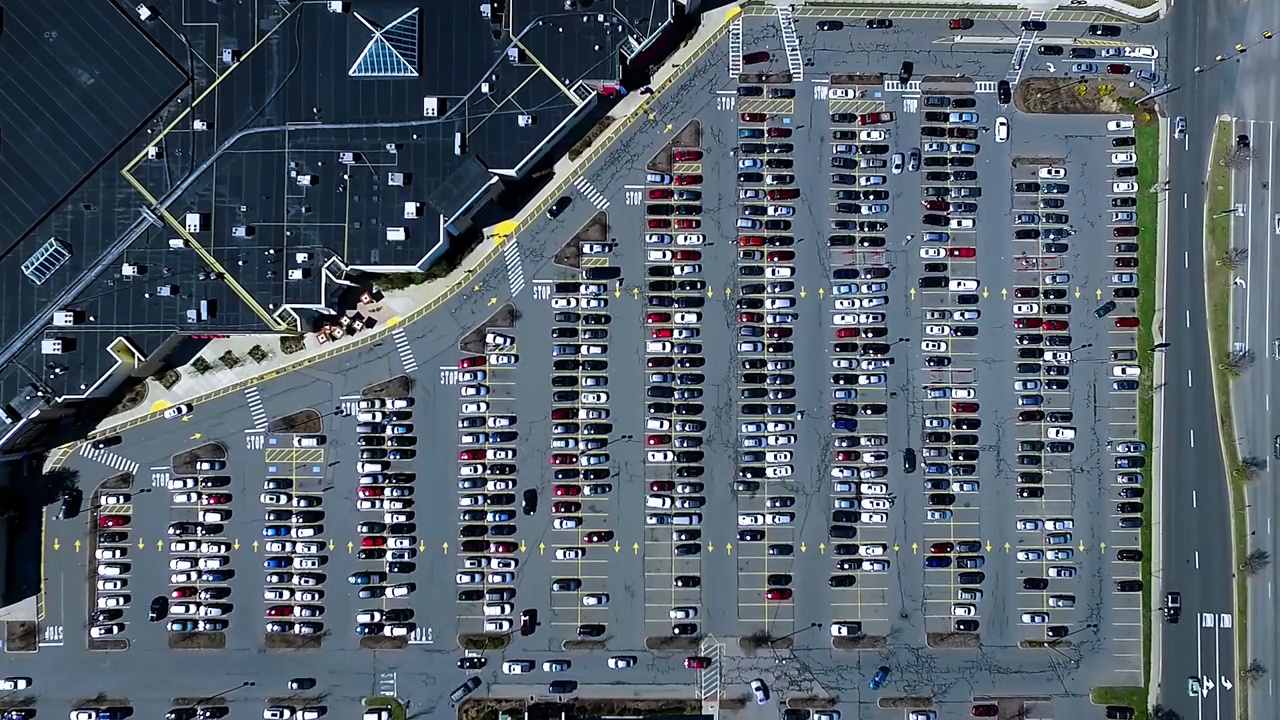
#> input picture test_images/frame_0252.jpg, 1280 x 720 px; its folder holds only this picture in this run
$ python Parking.py
#> lines starting #> are read from the running program, lines starting #| are printed output that depends on the picture; after the words box and inside, x2 and y2 are one past the last pixel; in counts of white or black regions, pixels touching at a corner belong together
import pickle

import numpy as np
import cv2
import matplotlib.pyplot as plt
import glob
import operator
import collections

def cv_show(name,img):
    # 封装显示函数
    h, w = img.shape[:2]
    max_width = 1800
    if w > max_width:
        scale = max_width / w
        img = cv2.resize(img, None, fx=scale, fy=scale)
    cv2.imshow(name,img)
    cv2.waitKey(0)
    cv2.destroyAllWindows()

# step1：过滤掉背景select_rgb_white_yellow()
def select_rgb_white_yellow(image):
    # 定义白色的像素范围，rgb三个通道都在120-255之间
    lower = np.uint8([120,120,120])
    upper = np.uint8([255,255,255])

    # 创建mask：在范围内的像素变成白色（255),否则为黑色（0）
    white_mask = cv2.inRange(image, lower, upper)

    mask_img = cv2.bitwise_and(image,image,mask=white_mask)
    return mask_img,white_mask


# step5:区域标定
def select_region(image):
    rows, cols = image.shape[:2]  # 获取图片的高度和宽度

    pt_1 = [cols * 0.065, rows * 0.92]  # 左下
    pt_2 = [cols * 0.065, rows * 0.67]  # 左上
    pt_3 = [cols * 0.36, rows * 0.47]  # 中左
    pt_4 = [cols * 0.575, rows * 0.11]  # 中右
    pt_5 = [cols * 0.9, rows * 0.12]  # 右上
    pt_6 = [cols * 0.9, rows * 0.92]  # 右下

    # 把点转换为numpy数组
    vertices = np.array([[pt_1, pt_2, pt_3, pt_4, pt_5, pt_6]], dtype=np.int32)

    mask = np.zeros_like(image)
    if len(mask.shape) == 2:
        cv2.fillPoly(mask, vertices, 255)
    else:
        cv2.fillPoly(mask, vertices, (255, 255, 255))

    roi_image = cv2.bitwise_and(image, mask)

    point_img = image.copy()
    if len(point_img.shape) == 2:
        point_img = cv2.cvtColor(point_img, cv2.COLOR_GRAY2BGR)

    for point in vertices[0]:
        cv2.circle(point_img, (point[0], point[1]), 10, (0, 0, 255), 4)
    return roi_image, point_img

# 霍夫变换直线
# 得到了一张只有停车场区域内边缘的图片（ roi_image ）。但这些边缘是 零散的像素点 ，
# 我们需要把它们 连接成直线 ，因为停车位的分隔线就是直线。
# 简单理解：
# - 图片中的一条直线 = 很多连续的白色像素点
# - 霍夫变换的作用 = 把这些零散的白色像素点，拼成一条条直线
# - 它会返回每条直线的两个端点坐标 (x1, y1, x2, y2)
def hough_lines(image):
    # 使用概率霍夫变换检测直线：
    # 参数：
    #     image：输入图像（边缘检测后的二值图）
    # 返回：
    #     lines：检测到的直线列表，每条直线是[[x1，y1，x2，y2]]
    lines = cv2.HoughLinesP(
        image,rho=0.1,#距离精度，越小越准确
        theta=np.pi/180,#角度精度（弧度）
        threshold=8,#累加器阈值，越高检测到的线越少
        minLineLength=5,#线的最小长度，比这个短的忽略掉
        maxLineGap=10#两条线段之间的最大间隔，小于这个值的认定为同一条直线
    )
    return lines

# step8:检测每列停车位，画矩形框
def identity_blocks(image,Lines,mask_copy=True):
    # 把检测到的直线聚类成列，每一列生成一个矩形框
    # 参数：
    #     image：原始图片（用于在上面画矩形）
    #     lines：霍夫变换检测到的直线
    # 返回：
    #     new——image：画了矩形的图片
    #     rects：每列的矩形坐标{0：[x1，y1，x2，y2]1：。。。。}
    if mask_copy:
        new_image = image.copy()

    # 1过滤掉直线
    stayed_lines = []
    for line in Lines:
        for x1,y1,x2,y2 in line:
            # 只保留：接近水平+长度在25-55像素之间的线
            # abs（y2-y1）<=1 ->近似水平
            # abs(x2-x1) >=25 不能太短
            # abs(x2 - x1) <= 55 不能太长
            if abs(y2 - y1) <= 3 and abs(x2 - x1) >=25 and abs(x2 - x1) <=55:
                stayed_lines.append((x1,y1,x2,y2))
    print(f'过滤后剩余{len(stayed_lines)}条')

    # 2、排序
    # 把x坐标相近的直线归为同一类，把直线按位置排好，方便后续聚类。
    list1 = sorted(stayed_lines, key=operator.itemgetter(0,1))

    # 3:聚类
    clusters = collections.defaultdict(list)#自动创建列表的字典
    dIndex = 0 #当前是第几列
    clus_dist = 18 #列之间的距离阈值

    for i in range(len(list1) - 1):
        distance = abs(list1[i+1][0] - list1[i][0])
        if distance <= clus_dist:
            # 距离很近，归属于同一列
            clusters[dIndex].append(list1[i])
            clusters[dIndex].append(list1[i+1])
        else:
            # 距离很远 -》新的一列
            dIndex += 1
    print(f'检测到{dIndex+1}列')

    # 4生成矩形
    rects = {}
    i = 0
    for key in clusters:
        all_list = clusters[key]
        cleaned = list(set(all_list))#去重
        # 至少要有5条线才算一列
        if len(cleaned) > 16:
            cleaned = sorted(cleaned,key = lambda tup:tup[1])
            avg_y1 = cleaned[0][1]#最上面的线的y1
            avg_y2 = cleaned[-1][1]#最下面的线的y2
            # 如果高度太小，则跳过
            if abs(avg_y2 - avg_y1) <= 15:
                continue

            avg_x1 = 0
            avg_x2 = 0
            for tup in cleaned:
                avg_x1 += tup[0]
                avg_x2 += tup[2]
            avg_x1 = avg_x1 / len(cleaned)
            avg_x2 = avg_x2 / len(cleaned)

            rects[i] = [avg_x1,avg_y1,avg_x2,avg_y2]
            i +=1

        print(f'有效列数：{len(rects)}')

        # 5:画矩形框
    buff = 4#矩形框向外扩展7个像素
    for key in rects:
        tup_topLeft = (int(rects[key][0] - buff),int(rects[key][1]))
        tup_bottomRight = (int(rects[key][2] + buff),int(rects[key][3]))
        cv2.rectangle(new_image,tup_topLeft,tup_bottomRight,(0,255,0),3)

    return new_image,rects

def rect_finetune(image,rects,make_copy = True):
    """
    手动微调矩形框位置，让框更准确
    参数：
        image：原始图片
        rects：identity——blocks返回的矩形字典
    返回：
        new_image:画了微调后矩形的图片
        new_rects:微调后的矩形字典
    :param image:
    :param rects:
    :param make_copy:
    :return:
    """
    if make_copy:
        new_image = image.copy()
    new_rects = rects.copy()#复制一份，不修改原数据
    # 根据经验手动调整各列坐标
    # 格式：new_rects[列号][坐标索引]+=偏移量
    # 坐标索引：0=x1，1=y1，2=x2，3=y2

    for k in new_rects:
        if k ==0:#第一列
            new_rects[k][1] -= 1#y1向上移动10像素
            new_rects[k][3] += 0#y2向下移动10像素
            new_rects[k][0] -= 0
            new_rects[k][2] += 0
        elif k ==1:
            new_rects[k][1] -= 2  # y1向上移动10像素
            new_rects[k][3] -= 20  # y2向下移动10像素
            new_rects[k][0] -= 10
            new_rects[k][2] += 13
        elif k ==2:
            new_rects[k][1] -= 5  # y1向上移动10像素
            new_rects[k][3] += 5  # y2向下移动10像素
            new_rects[k][0] -= 10
            new_rects[k][2] += 20
        elif k ==3:
            new_rects[k][1] -= 10  # y1向上移动10像素
            new_rects[k][3] -= 10  # y2向下移动10像素
            new_rects[k][0] -= 15#左
            new_rects[k][2] += 10
        elif k ==4:
            new_rects[k][1] -= 45  # y1向上移动10像素
            new_rects[k][3] -= 13  # y2向下移动10像素
            new_rects[k][0] -= 10#左
            new_rects[k][2] += 10
        elif k ==5:
            new_rects[k][1] -= 53  # y1向上移动10像素
            new_rects[k][3] += 3  # y2向下移动10像素
            new_rects[k][0] -= 5#左
            new_rects[k][2] += 10
        elif k ==6:
            new_rects[k][1] -= 8   # y1向上移动10像素
            new_rects[k][3] -= 18  # y2向下移动10像素
            new_rects[k][0] -= 25#左
            new_rects[k][2] += 0
        elif k ==7:
            new_rects[k][1] -= 125  # y1向上移动10像素
            new_rects[k][3] -= 12  # y2向下移动10像素
            new_rects[k][0] -= 12#左
            new_rects[k][2] += 5
        elif k ==8:
            new_rects[k][1] -= 22  # y1向上移动10像素
            new_rects[k][3] += 31  # y2向下移动10像素
            new_rects[k][0] -= 15#左
            new_rects[k][2] += 5
        elif k ==9:
            new_rects[k][1] += 3  # y1向上移动10像素
            new_rects[k][3] += 17  # y2向下移动10像素
            new_rects[k][0] -= 10#左
            new_rects[k][2] += 10
        elif k ==10:
            new_rects[k][1] += 48  # y1向上移动10像素
            new_rects[k][3] -= 3  # y2向下移动10像素
            new_rects[k][0] -= 10#左
            new_rects[k][2] += 10
        elif k == len(new_rects)-1:#最后一列
            new_rects[k][1] -= 170  # y1向上移动10像素
            new_rects[k][3] += 33  # y2向下移动10像素
            new_rects[k][0] -= 5  # 左
            new_rects[k][2] += 3
    # 画出微调后的矩形框
    for key in new_rects:
        tup_topLeft = (int(new_rects[key][0]), int(new_rects[key][1]))
        tup_bottomRight = (int(new_rects[key][2]), int(new_rects[key][3]))
        cv2.rectangle(new_image, tup_topLeft, tup_bottomRight, (255, 0, 0), 3)
    return new_image,new_rects
# step10:生成车位字典
def draw_parking(image,rects,make_copy = True):
    """
    把每列矩形分割成单个停车位，生成坐标字典
    参数:image：原始图片
        recte：微调后的矩形字典
    返回：
        new_IMAGE:画了所有车位框的图片
        spot_dict:车位字典，键是坐标元组，值是车位编号
    """
    if make_copy:
        new_image = image.copy()
    gap = 15.4#每个车位的高度（像素）
    spot_dict = {}#车位字典

    #遍历每一列
    for key in rects:
        x1,y1,x2,y2 = rects[key]

        #计算每一列有多少个车位
        num_splits = int(abs(y2-y1)/gap)

        #分割成单个车位
        for i in range(num_splits+1):
            y = int(y1+i*gap)
            #第一列和最后一列只有一排
            if key ==0 or key ==len(rects)-1:
                # 车位坐标：（x1，y，x2，y+gap）
                spot_dict[(x1,y,x2,y + gap)] = len(spot_dict)+1
                #画出车位框
                cv2.rectangle(new_image,(int(x1),int(y)), (int(x2),y + int(gap)), (0, 255, 0), 2)
                #在车位上标出序号
                cv2.putText(new_image,str(len(spot_dict)),(int(x1) + 5,y + int(gap) // 2),cv2.FONT_HERSHEY_SIMPLEX,0.5,(0,0,255),2)
                #中间列各有两派，左右各一排
            else:
                x_mid = int((x1+x2)/2)#中间x坐标
                #左排车位
                spot_dict[(x1,y,x_mid,y + gap)] = len(spot_dict)+1
                cv2.rectangle(new_image,(int(x1),int(y)), (int(x_mid),y + int(gap)), (0, 255, 0), 2)
                cv2.putText(new_image,str(len(spot_dict)),(int(x1) + 5,y + int(gap) // 2),cv2.FONT_HERSHEY_SIMPLEX,0.5,(0,0,255),2)

                #右排车位
                spot_dict[(x_mid,y,x2,y + gap)] = len(spot_dict)+1
                cv2.rectangle(new_image,(x_mid,y),(int(x2),y + int(gap)), (0, 255, 0), 2)
                cv2.putText(new_image,str(len(spot_dict)),(x_mid + 5,y + int(gap) // 2),cv2.FONT_HERSHEY_SIMPLEX,0.5,(0,0,255),2)
    print(f'生成了{len(spot_dict)}个车位')
    return new_image,spot_dict

#step 11:过滤掉无效车位：有些检测到的区域不是真正的停车位（比如通道、角落等），需要手动排除。
def filter_invalid_spots(spot_dict):
    """
    手动过滤无效车位
    参数：
        spot_dict: 原始车位字典 {(x1,y1,x2,y2): 编号}
    返回：
        valid_spots_dict: 过滤后的车位字典 {(x1,y1,x2,y2): 新编号}
    """
    #根据经验，这些编号的车位不是真正的停车位
    # invalid_nums = {11,12,34,35,62,63,96,98,136,138,188,190,252,253,326,327,470,471,534,535,573}
    invalid_nums = {2,11,12,34,35,38,39,62,63,96,98,99,136,137,138,140,141,190,192,193,254,255,328,329,332,333,258,259,472,473,536,537,575}
    vali_spots_dict = {}
    cur_idx = 1
    for coords, spot_num in spot_dict.items():
        if spot_num not in invalid_nums:
            vali_spots_dict[coords] = cur_idx
            cur_idx += 1
    print(f'过滤后剩余{len(vali_spots_dict)}个有效车位')
    return vali_spots_dict

#step12:保存车位字典：把车位字典保存到文件，下次使用时直接读取，不需要重新检测。
def save_spot_dict(spot_dict,filename='spot_dict.pickle'):
    """
    保存车位字典到文件
    参数：
        spot_dict：车位字典
        filename：保存的文件名，默认spot_dict.pickle
    """
    with open(filename,'wb') as handle:
        pickle.dump(spot_dict, handle, protocol=pickle.HIGHEST_PROTOCOL)
    print(f'车位字典已保存到{filename}')

#step13：加载车位字典
# [14 lines left out: function load_spot_dict, not called in this run]

jpg_files = glob.glob('test_images/*.jpg')
for idx,img_path in enumerate(jpg_files):
    image = cv2.imread(img_path)
#> image is the input picture: shape (720, 1280, 3); mean B, G, R 105.8, 94.7, 83.1
    cv_show(f"{idx+1}-1.original",image)
    # 背景过滤：select_rgb_white_yellow
    masked_img,mask = select_rgb_white_yellow(image)
    # cv_show(f"{idx+1}-2.mask_img",masked_img)
    # cv_show(f"{idx+1}-3.mask",mask)
    # step3:灰度值转换
    gray_img = cv2.cvtColor(masked_img, cv2.COLOR_BGR2GRAY)
    cv_show(f"{idx+1}-4.gray",gray_img)
    # step4：canny边缘检测
    edges = cv2.Canny(gray_img, 50, 200, apertureSize = 3)
#> edges: shape (720, 1280); 12.5% white in thin lines or dots
    cv_show(f"{idx+1}-5.edges",edges)
    roi_image,point_img = select_region(edges)
#> after the loop in select_region, `for point in vertices[0]:`:
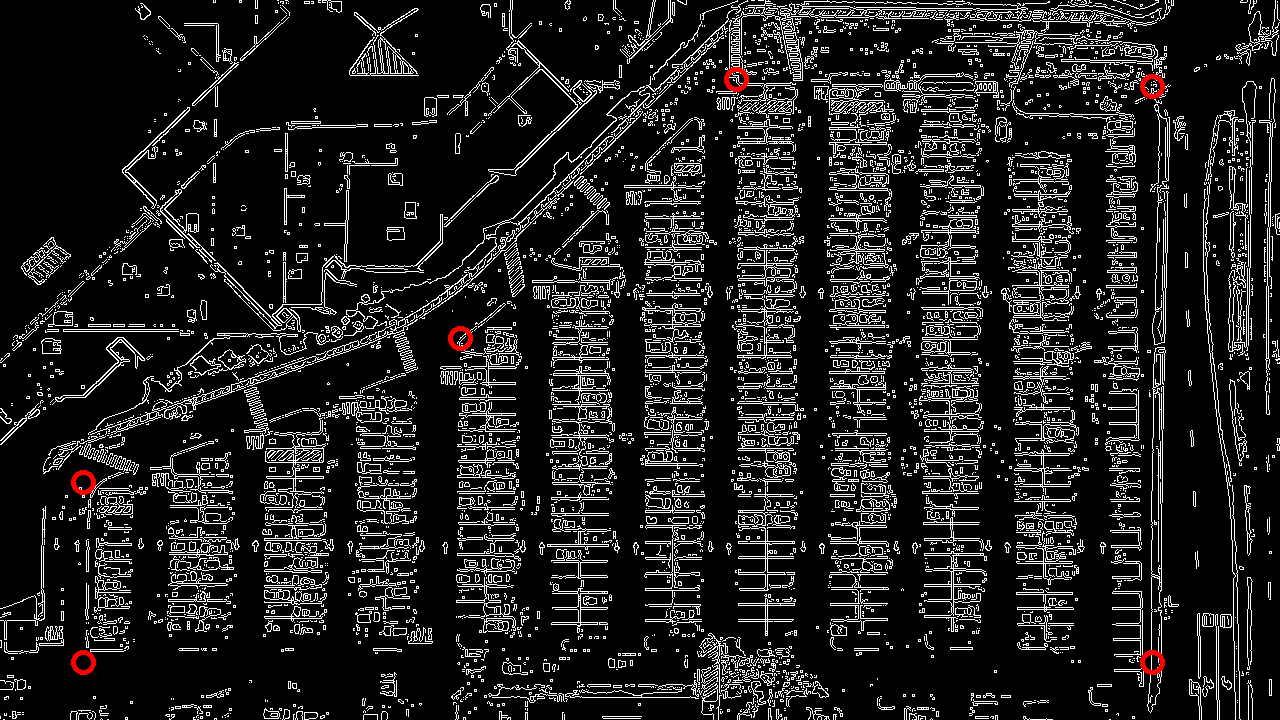
#> point_img: shape (720, 1280, 3); mean B, G, R 31.9, 31.9, 32.4
    cv_show(f"{idx+1}-6.roi",roi_image)
    cv_show(f"{idx+1}-7.roi-1",point_img)

    # step7
    lines = hough_lines(roi_image)

    line_img = image.copy()
    if lines is not None:
        for line in lines:
            x1,y1,x2,y2 = line[0]
            cv2.line(line_img,(x1,y1),(x2,y2),(0,0,255),2)
#> this loop made 4213 passes
#> (x1, y1, x2, y2) on passes 1 to 3: (756, 311, 797, 270), (1041, 293, 1041, 151), (459, 493, 523, 493)
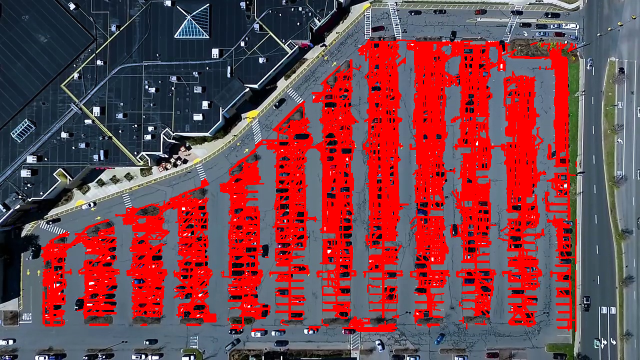
#> line_img: shape (720, 1280, 3) (shown at 1/2 size); mean B, G, R 76.3, 67.9, 118.8
    cv_show(f"{idx+1}-8.line",line_img)
    print(f'检测到{len(lines)}')
#| 检测到4213

    # step8: 检测停车位列
    if lines is not None:
        new_image, rects = identity_blocks(image, lines)
#> the loop in identity_blocks, `for line in Lines:` made 4213 passes
#> after the loop in identity_blocks, `for line in Lines:`: stayed_lines = 422 items, first 6: (179, 648, 216, 648), (754, 525, 789, 525), (260, 496, 298, 496), (487, 482, 518, 482), (1017, 113, 1058, 113), (833, 361, 888, 361)
#| 过滤后剩余422条
#> in identity_blocks, `list1 = sorted(stayed_lines, key=operator.itemgetter(0,1))`: list1 = 422 items, first 6: (83, 508, 132, 508), (83, 510, 132, 510), (84, 495, 111, 494), (86, 551, 119, 551), (86, 559, 131, 559), (86, 562, 117, 561)
#> the loop in identity_blocks, `for i in range(len(list1) - 1):` made 421 passes
#> distance on passes 1 to 8: 0, 1, 2, 0, 0, 2, 0, 0
#> after the loop in identity_blocks, `for i in range(len(list1) - 1):`: dIndex = 12
#| 检测到13列
#> rects = 12 items
        cv_show(f"{idx + 1}-9.rect", new_image)
        print(f'矩形框：{rects}')
#> (printed output is left out)

        # step9: 矩形框微调
        finetune_image, new_rects = rect_finetune(image, rects)
#> the loop in rect_finetune, `for k in new_rects:` made 12 passes
#> the loop in rect_finetune, `for key in new_rects:` made 12 passes
#> (tup_topLeft, tup_bottomRight) on passes 1 to 8: ((90, 487), (126, 651)), ((169, 458), (227, 630)), ((262, 430), (327, 637)), ((355, 394), (416, 640)), ((458, 321), (515, 636)), ((554, 239), (609, 639)), ((640, 142), (702, 639)), ((737, 79), (791, 640))
#> after the loop in rect_finetune, `for key in new_rects:`:
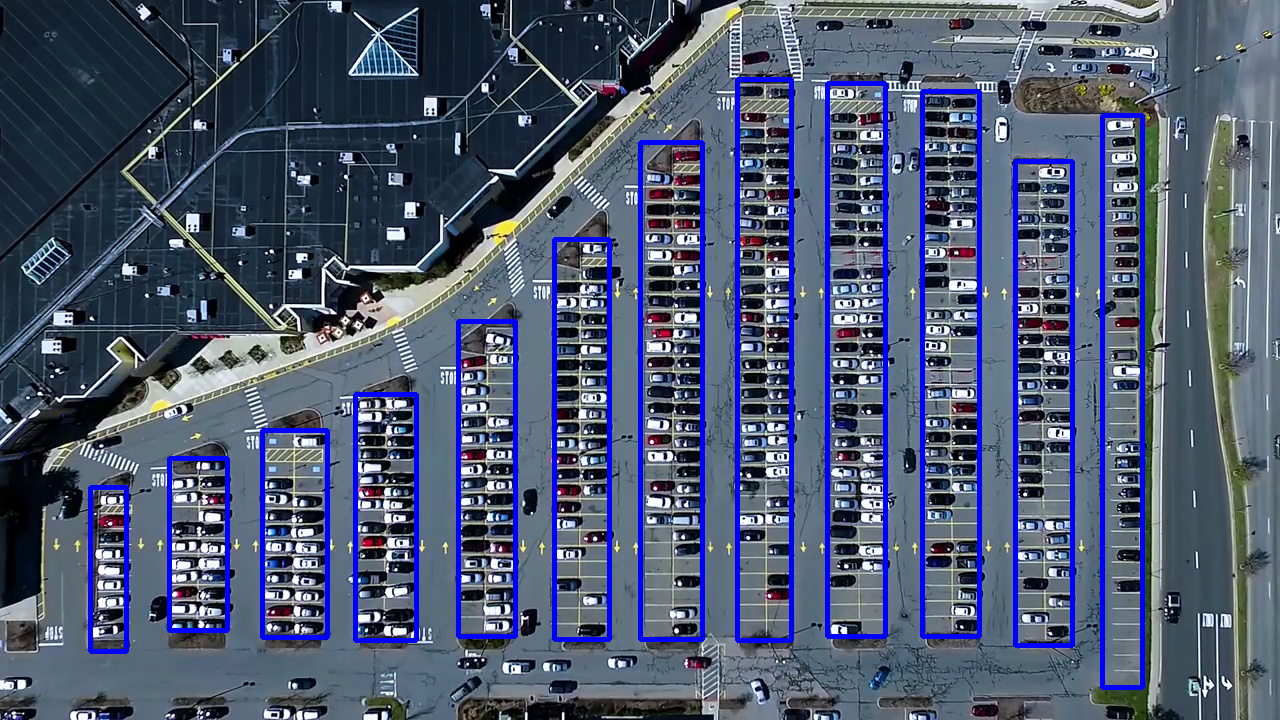
#> new_image: shape (720, 1280, 3); 5.82% of pixels changed, all inside (x1, y1, x2, y2) = (88, 77, 1145, 690)
#> new_rects = 12 items
        cv_show(f"{idx + 1}-10.finetune", finetune_image)
        print(f'微调后矩形框：{new_rects}')
#> (printed output is left out)

    #step10:生成车位字典
    parking_image,spot_dict = draw_parking(image,new_rects)
#> the loop in draw_parking, `for key in rects:` made 12 passes
#> (x1, y1, x2, y2, num_splits) on passes 1 to 8: (90.91, 487, 126.6, 651, 10), (169.2, 458, 227.6, 630, 11), (263, 430, 327.2, 637, 13), (355.1, 394, 416.6, 640, 15), (458.6, 321, 515.6, 636, 20), (554.2, 239, 609.4, 639, 25), (640.1, 142, 702.1, 639, 32), (737.2, 79, 791.7, 640, 36)
#> after the loop in draw_parking, `for key in rects:`:
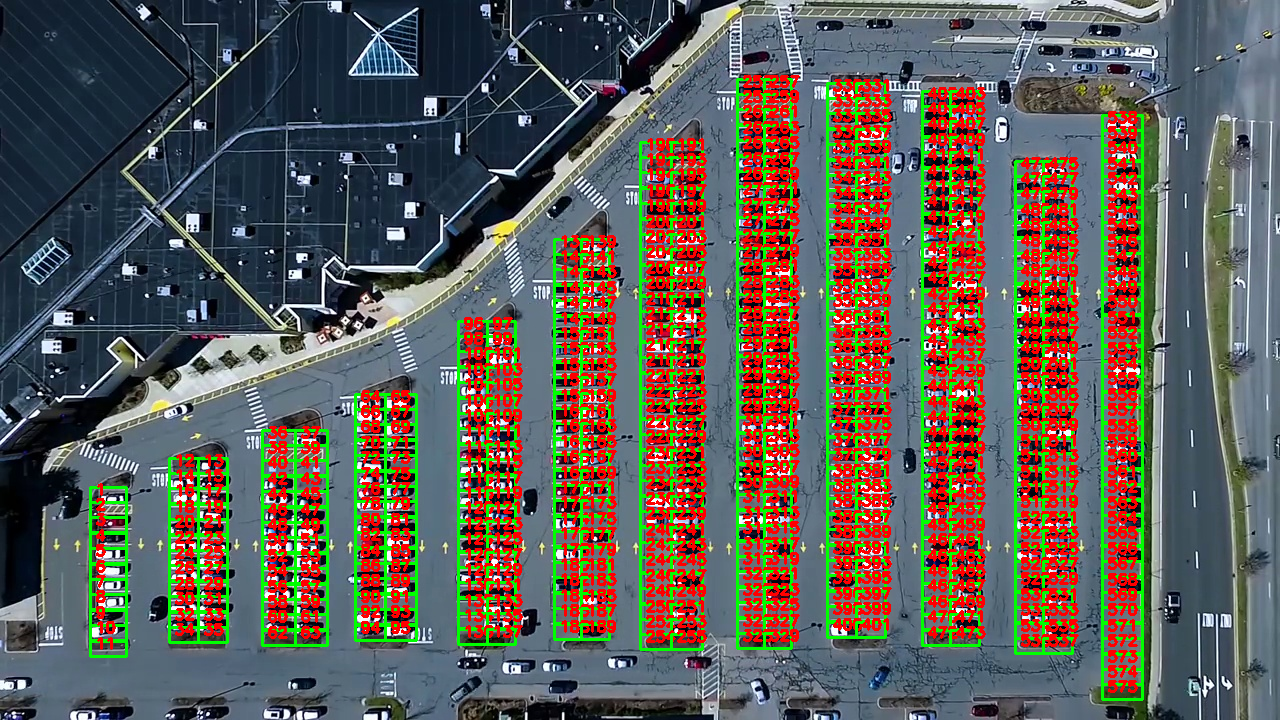
#> new_image: shape (720, 1280, 3); 19.37% of pixels changed, all inside (x1, y1, x2, y2) = (89, 75, 1144, 701)
#> after the loop in draw_parking, `for key in rects:`: spot_dict = 575 items
#| 生成了575个车位
#> spot_dict = 575 items
    cv_show(f"{idx + 1}-11.parking", parking_image)
    print(f'车位字典{len(spot_dict)}')
#| 车位字典575

    #step 11:过滤掉无效车位
    valid_spots_dict = filter_invalid_spots(spot_dict)
#> the loop in filter_invalid_spots, `for coords, spot_num in spot_dict.items():` made 575 passes
#> coords on passes 1 to 8: (90.91, 487, 126.6, 502.4), (90.91, 502, 126.6, 517.4), (90.91, 517, 126.6, 532.4), (90.91, 533, 126.6, 548.4), (90.91, 548, 126.6, 563.4), (90.91, 564, 126.6, 579.4), (90.91, 579, 126.6, 594.4), (90.91, 594, 126.6, 609.4)
#> after the loop in filter_invalid_spots, `for coords, spot_num in spot_dict.items():`: cur_idx = 543; vali_spots_dict = 542 items
#| 过滤后剩余542个有效车位
#> valid_spots_dict = 542 items
    print(f'有效车位{len(valid_spots_dict)}')
#| 有效车位542

    #step13:保存车位字典
    save_spot_dict(valid_spots_dict)
